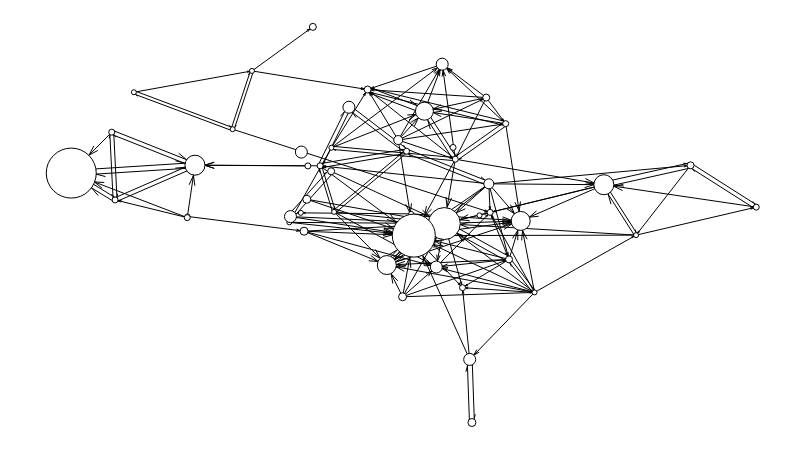

Write notebook code for a chart like this one.
### Code cell
time9 = '2019-11-11 19:00:00'
time10 = '2019-11-11 19:10:00'

g5,sizes5 = make_time_graph(connection,time9,time10,game)
g5.scale_nodes_size(sizes5)
g5.move('kamada_kawai')
g5.label_nodes()
g5.set_all_nodes('labpos', 'hover')
g5.draw()

### Figure 1 — Plotly figure (JSON) as saved in the notebook; plotly's stock layout.template omitted (floating-point values rounded to 4 significant figures; data arrays with more than 128 entries replaced by an {"elided": "..."} marker saying what was removed)
{"data": [{"hoverinfo": "none", "line": {"color": "rgb(127, 127, 127)", "dash": "solid", "width": 0}, "mode": "lines", "type": "scatter", "uid": "9c9aa8c3-4be6-4b6f-9dd9-129c5248b644", "x": [0.454, 0.454, null, 0, 1, null], "y": [0, 1, null, 0.5897, 0.5897, null]}, {"hoverinfo": "none", "line": {"color": "rgb(0, 0, 0)", "dash": "solid", "width": 1}, "mode": "lines", "type": "scatter", "uid": "daec5b22-a832-47c2-a552-84823e938db0", "x": {"elided": "1254 float values"}, "y": {"elided": "1254 float values"}}, {"hoverinfo": "text", "marker": {"color": "rgb(255, 255, 255)", "line": {"color": "rgb(0, 0, 0)", "width": 1}, "size": 5, "symbol": "circle"}, "mode": "markers", "text": ["PG_Esports", "Flashynthen1ght", "Terenas", "skeanz", "yamatosdeath1", "Shenpai", "Kyrenis", "Zeling", "SaltyTeemo", "PinkWardlol", "たぬき忍者", "pimpimenta"], "textfont": {"color": "rgb(0, 0, 0)"}, "textposition": "middle center", "type": "scatter", "uid": "96ff363c-7efa-43eb-b738-f78ca41bc8b0", "x": [0.2638, 0.1697, 0.2356, 0.3798, 0.3184, 0.4963, 0.09142, 0.3837, 0.3352, 0.6763, 0.596, 0.8246], "y": [0.8887, 0.5209, 0.7413, 0.6945, 0.5059, 0.5274, 0.8348, 0.5324, 0.5299, 0.3288, 0.5237, 0.4736]}, {"hoverinfo": "text", "marker": {"color": "rgb(255, 255, 255)", "line": {"color": "rgb(0, 0, 0)", "width": 1}, "size": 18, "symbol": "circle"}, "mode": "markers", "text": ["Solary"], "textfont": {"color": "rgb(0, 0, 0)"}, "textposition": "middle center", "type": "scatter", "uid": "7ee08578-613f-452a-946b-cc2034779bbd", "x": [0.5156], "y": [0.7869]}, {"hoverinfo": "text", "marker": {"color": "rgb(255, 255, 255)", "line": {"color": "rgb(0, 0, 0)", "width": 1}, "size": 12, "symbol": "circle"}, "mode": "markers", "text": ["Corobizar", "Werlyb", "ThaldrinLol", "esl_summonersinn", "hashinshin", "Locodoco"], "textfont": {"color": "rgb(0, 0, 0)"}, "textposition": "middle center", "type": "scatter", "uid": "1c6b1020-027b-4074-a5a1-30f1c786ca81", "x": [0.5415, 0.4054, 0.32, 0.3359, 0.5329, 0.5817], "y": [0.9056, 0.7968, 0.5204, 0.6835, 0.3931, 0.1594]}, {"hoverinfo": "text", "marker": {"color": "rgb(255, 255, 255)", "line": {"color": "rgb(0, 0, 0)", "width": 1}, "size": 6, "symbol": "circle"}, "mode": "markers", "text": ["IFresh_HD", "ccOldDaddy", "Nono_LoL", "ElOjoNinja", "Katth", "루시아", "인간젤리", "피닉스박1", "박옥자누나", "Metaphor", "rangerlol1", "TobiasFate"], "textfont": {"color": "rgb(0, 0, 0)"}, "textposition": "middle center", "type": "scatter", "uid": "690d5431-2f08-48e4-912e-591837b5f673", "x": [0.5606, 0.5574, 0.6342, 0.4895, 0.3633, 0.3454, 0.05909, 0.1693, 0.06402, 0.5712, 1, 0.6115], "y": [0.6655, 0.6953, 0.7554, 0.6857, 0.6489, 0.6486, 0.7338, 0.5179, 0.5626, 0.3408, 0.5444, 0.5311]}, {"hoverinfo": "text", "marker": {"color": "rgb(255, 255, 255)", "line": {"color": "rgb(0, 0, 0)", "width": 1}, "size": 7, "symbol": "circle"}, "mode": "markers", "text": ["OgamingLoL", "FabulousN", "ESL_it", "Skyyart", "Flanalistaa", "foggedftw2"], "textfont": {"color": "rgb(0, 0, 0)"}, "textposition": "middle center", "type": "scatter", "uid": "32d4c011-82a8-4f50-bcbf-a3fb9224ba10", "x": [0.4326, 0.3794, 0.3527, 0.6058, 0.9041, 0.6391], "y": [0.8415, 0.635, 1, 0.8213, 0.65, 0.4123]}, {"hoverinfo": "text", "marker": {"color": "rgb(255, 255, 255)", "line": {"color": "rgb(0, 0, 0)", "width": 1}, "size": 8, "symbol": "circle"}, "mode": "markers", "text": ["Opat04", "RezoneGAMES", "Kandyland", "AdamKissAK"], "textfont": {"color": "rgb(0, 0, 0)"}, "textposition": "middle center", "type": "scatter", "uid": "746bedf9-bc88-4490-b440-e1cb6dcd347d", "x": [0.3439, 0.4836, 0.5849, 0.3399], "y": [0.5643, 0.3178, 0, 0.4835]}, {"hoverinfo": "text", "marker": {"color": "rgb(255, 255, 255)", "line": {"color": "rgb(0, 0, 0)", "width": 1}, "size": 9, "symbol": "circle"}, "mode": "markers", "text": ["Crocodyle_lol"], "textfont": {"color": "rgb(0, 0, 0)"}, "textposition": "middle center", "type": "scatter", "uid": "c316a565-3d3d-41c7-90d1-d0a24ce8c835", "x": [0.4773], "y": [0.714]}, {"hoverinfo": "text", "marker": {"color": "rgb(255, 255, 255)", "line": {"color": "rgb(0, 0, 0)", "width": 1}, "size": 50, "symbol": "circle"}, "mode": "markers", "text": ["한동숙"], "textfont": {"color": "rgb(0, 0, 0)"}, "textposition": "middle center", "type": "scatter", "uid": "faaeffdc-8650-4dec-81df-d1b0028b2289", "x": [0], "y": [0.6305]}, {"hoverinfo": "text", "marker": {"color": "rgb(255, 255, 255)", "line": {"color": "rgb(0, 0, 0)", "width": 1}, "size": 20, "symbol": "circle"}, "mode": "markers", "text": ["서새봄냥", "jovirone"], "textfont": {"color": "rgb(0, 0, 0)"}, "textposition": "middle center", "type": "scatter", "uid": "d2cc70db-a717-4e47-bd53-92a3e3671903", "x": [0.1806, 0.7775], "y": [0.6504, 0.601]}, {"hoverinfo": "text", "marker": {"color": "rgb(255, 255, 255)", "line": {"color": "rgb(0, 0, 0)", "width": 1}, "size": 10, "symbol": "circle"}, "mode": "markers", "text": ["grafo"], "textfont": {"color": "rgb(0, 0, 0)"}, "textposition": "middle center", "type": "scatter", "uid": "a5e7edce-7717-42ce-ae45-c2740c8a651a", "x": [0.6096], "y": [0.6033]}, {"hoverinfo": "text", "marker": {"color": "rgb(255, 255, 255)", "line": {"color": "rgb(0, 0, 0)", "width": 1}, "size": 32, "symbol": "circle"}, "mode": "markers", "text": ["TFBlade"], "textfont": {"color": "rgb(0, 0, 0)"}, "textposition": "middle center", "type": "scatter", "uid": "6e1222ab-7d26-46af-a215-041a7cfcdde5", "x": [0.5446], "y": [0.5029]}, {"hoverinfo": "text", "marker": {"color": "rgb(255, 255, 255)", "line": {"color": "rgb(0, 0, 0)", "width": 1}, "size": 19, "symbol": "circle"}, "mode": "markers", "text": ["Shiphtur", "imaqtpie"], "textfont": {"color": "rgb(0, 0, 0)"}, "textposition": "middle center", "type": "scatter", "uid": "8d8a3fde-38cb-4878-8563-51b7f6f03b7a", "x": [0.4607, 0.6561], "y": [0.398, 0.5095]}, {"hoverinfo": "text", "marker": {"color": "rgb(255, 255, 255)", "line": {"color": "rgb(0, 0, 0)", "width": 1}, "size": 43, "symbol": "circle"}, "mode": "markers", "text": ["Yassuo"], "textfont": {"color": "rgb(0, 0, 0)"}, "textposition": "middle center", "type": "scatter", "uid": "8bc3a4ba-59d8-4fb2-9c04-27dd0661ee3f", "x": [0.5001], "y": [0.4724]}, {"hoverinfo": "none", "mode": "text", "text": [], "textfont": {"color": "rgb(255, 255, 255)"}, "textposition": "middle center", "type": "scatter", "uid": "723565a1-5d49-4b96-b64f-647789c98dcd", "x": [], "y": []}, {"hoverinfo": "none", "mode": "text", "text": [null, null, null, null, null, null, null, null, null, null, null, null, null, null, null, null, null, null, null, null, null, null, null, null, null, null, null, null, null, null, null, null, null, null, null, null, null, null, null, null, null, null, null, null, null, null, null, null, null, null], "textfont": {"color": "rgb(0, 0, 0)"}, "textposition": "middle center", "type": "scatter", "uid": "508b65fe-ea2d-4b5c-a165-3d188d077ffd", "x": [0.2638, 0.5156, 0.5415, 0.5606, 0.4326, 0.3439, 0.3794, 0.5574, 0.4054, 0.1697, 0.2356, 0.4836, 0.5849, 0.32, 0.3399, 0.6342, 0.3798, 0.3184, 0.3527, 0.3359, 0.4773, 0.4963, 0.6058, 0.09142, 0.4895, 0.3633, 0.3837, 0.3454, 0.3352, 0.05909, 0.6763, 0, 0.1693, 0.1806, 0.06402, 0.5712, 0.6096, 0.5446, 0.7775, 0.4607, 0.9041, 1, 0.6391, 0.6561, 0.5329, 0.5817, 0.596, 0.5001, 0.6115, 0.8246], "y": [0.8887, 0.7869, 0.9056, 0.6655, 0.8415, 0.5643, 0.635, 0.6953, 0.7968, 0.5209, 0.7413, 0.3178, 0, 0.5204, 0.4835, 0.7554, 0.6945, 0.5059, 1, 0.6835, 0.714, 0.5274, 0.8213, 0.8348, 0.6857, 0.6489, 0.5324, 0.6486, 0.5299, 0.7338, 0.3288, 0.6305, 0.5179, 0.6504, 0.5626, 0.3408, 0.6033, 0.5029, 0.601, 0.398, 0.65, 0.5444, 0.4123, 0.5095, 0.3931, 0.1594, 0.5237, 0.4724, 0.5311, 0.4736]}, {"hoverinfo": "none", "mode": "text", "text": {"elided": "158 null values"}, "textfont": {"color": "rgb(0, 0, 0)"}, "textposition": "middle center", "type": "scatter", "uid": "111d6ab6-7094-4bbe-a019-6e24dfb89422", "x": {"elided": "158 float values"}, "y": {"elided": "158 float values"}}, {"hoverinfo": "none", "marker": {"color": "rgba(255, 255, 255, 0)", "line": {"color": "rgba(255, 255, 255, 0)", "width": 0}, "size": 0, "symbol": "circle"}, "mode": "markers", "type": "scatter", "uid": "e399a65d-537a-4d51-be70-64738eb567bc", "x": [0.5, 0, 1, 0.5], "y": [0, 0.5, 0.5, 1]}], "layout": {"height": 450, "margin": {"b": 0, "l": 0, "r": 0, "t": 0}, "plot_bgcolor": "rgb(255, 255, 255)", "showlegend": false, "width": 800, "xaxis": {"fixedrange": true, "showgrid": false, "showticklabels": false, "zeroline": false}, "yaxis": {"fixedrange": true, "showgrid": false, "showticklabels": false, "zeroline": false}}}
